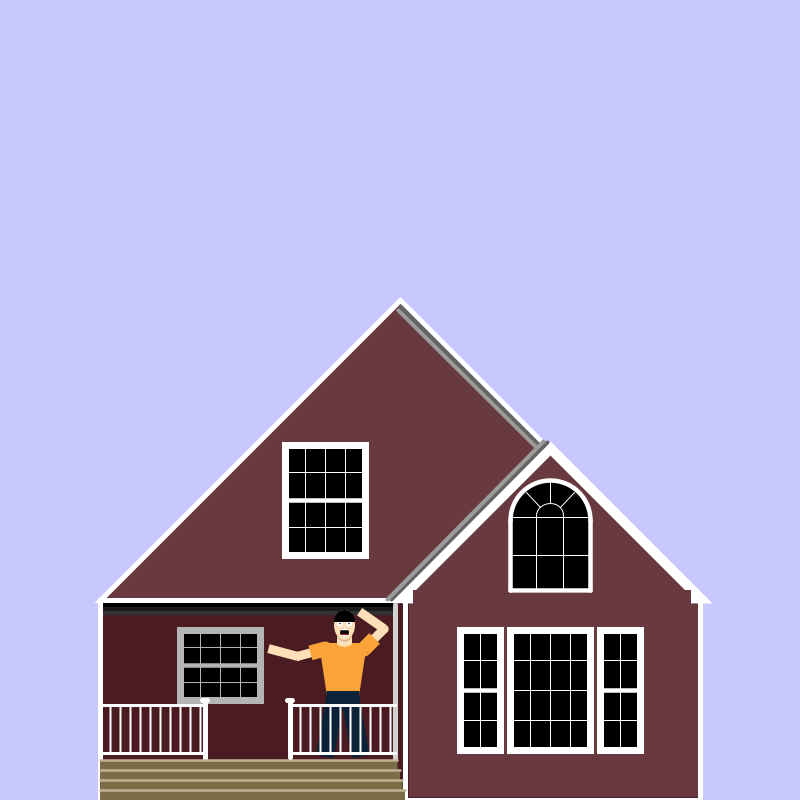
Frame 1 (no input)
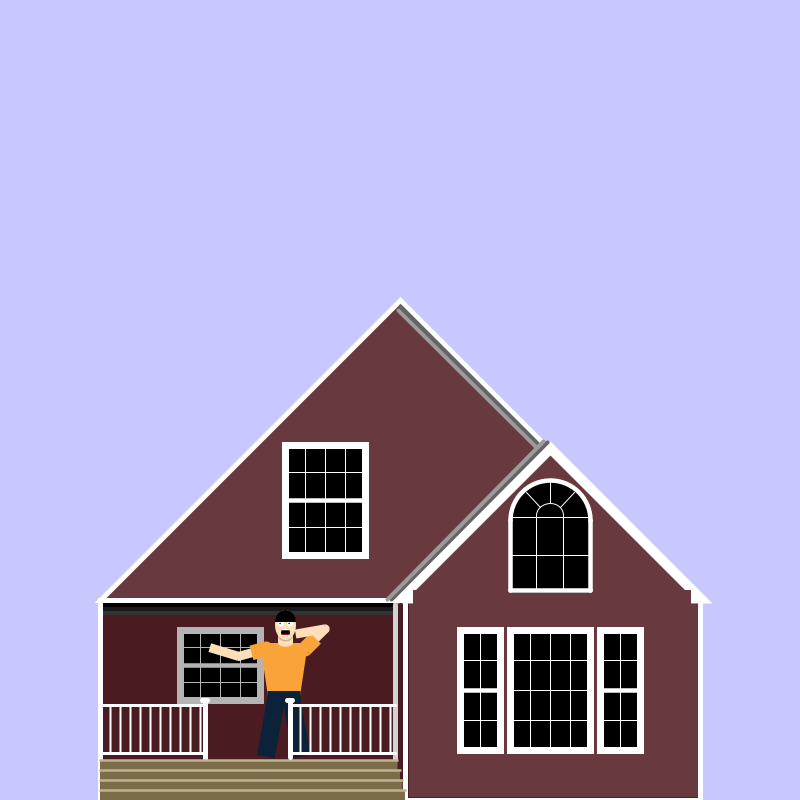
Frame 60 (the mouse pressed at the canvas centre just before this capture)
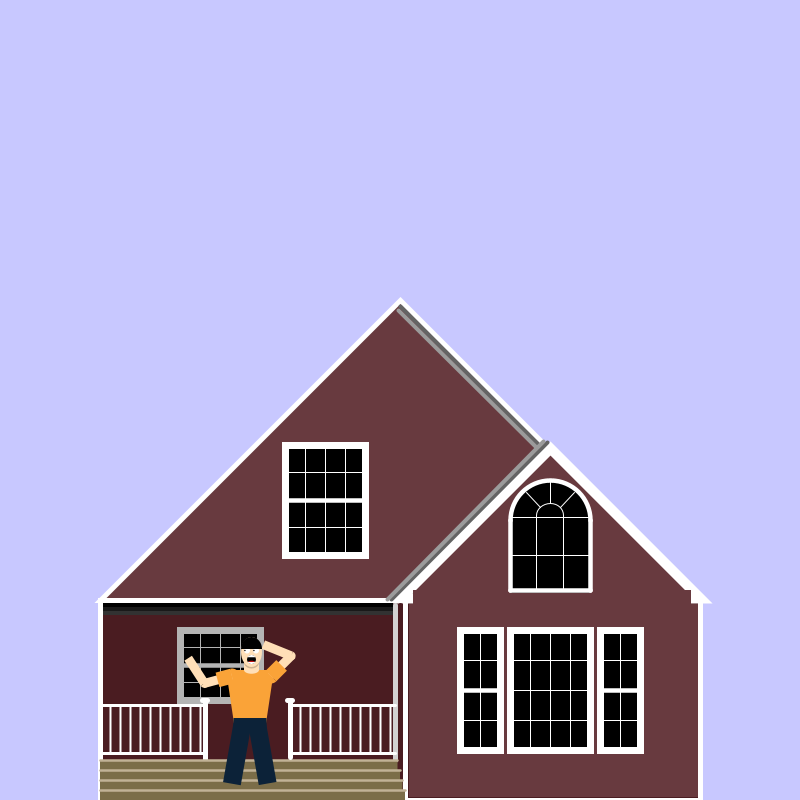
Frame 120 (the mouse held since frame 60 and released just before this capture)

The Processing sketch that drew these frames (run headless with seeded random() and noise(); from frame 60 on, the mouse is pressed at the canvas centre):

// Processing sketch: Scene2
// ── Scene2.pde
//Scene2: run away from home

float LlegR;
float RlegR;
float LarmR;
float RarmR;
float LfarmR;
float RfarmR;
float tx;
float opac;

//movement variable
float personXEnd = 343;
float personYEnd = 673;

boolean scene1Done, scene2Start;
boolean waveF;
boolean scratch;
boolean pupilLeft;

void setup() {
  background(200, 200, 255);
  size(800, 800);
  LlegR = radians(10);
  RlegR = radians(-10);
  LarmR = radians(75);
  RarmR = radians(-135);
  LfarmR = radians(30);
  RfarmR = radians(-100);
  tx = 0;

  waveF = false;
  pupilLeft = false;
  scene1Done = false;
  scene2Start = false;
  opac = 0;
  
}

void drawPerson(float personX, float personY) {
  noStroke();

  pushMatrix();
  translate(personX, personY);
  scale(0.3);
  //Left leg
  pushMatrix();
  translate(-60, 72.5);
  translate(-22.5, 30);
  rotate(LlegR);
  translate(22.5, -30);
  fill(12, 34, 56);
  rect(0, 0, 60, 200);
  popMatrix();

  //Right leg
  pushMatrix();
  translate(0, 90);
  translate(-22, 30);
  rotate(RlegR);
  translate(22, -30);
  fill(12, 34, 56);
  rect(0, 0, 60, 200);
  popMatrix();


  //torso
  fill(#FAA338);
  quad(-80, -100, 80, -100, 50, 100, -50, 100);

  //waist -- top of jeans
  fill(12, 34, 56);
  rect(-55, 60, 110, 40);

  //Left Whole Arm
  fill(#FAA338);
  pushMatrix();
  translate(-75, -80);
  translate(15, 0);
  rotate(LarmR);
  translate(-15, 0);
  fill(255, 223, 183);

  rect(0, 0, 30, 100);
  fill(#FAA338);
  rect(-10, 0, 50, 50);
  arc(15, 0, 50, 50, -1*PI, 0);

  //Left Forearm
  pushMatrix();
  translate(0, 95);
  translate(15, 0);
  rotate(LfarmR);
  translate(-15, 0);
  fill(255, 223, 183);
  arc(15, 0, 30, 30, -1*PI, 0);
  rect(0, 0, 30, 100);
  popMatrix();

  popMatrix();


  //Right Whole Arm
  pushMatrix();
  translate(55, -80);
  translate(15, 0);
  rotate(RarmR);
  translate(-15, 0);
  fill(255, 223, 183);

  rect(0, 0, 30, 100);
  fill(#FAA338);
  rect(-10, 0, 50, 50);
  arc(15, 0, 50, 50, -1*PI, 0);

  //Right Forearm
  pushMatrix();
  translate(0, 95);
  translate(15, 0);
  rotate(RfarmR);
  translate(-15, 0);
  fill(255, 223, 183);
  arc(15, 0, 30, 30, -1*PI, 0);
  rect(0, 0, 30, 100);
  popMatrix();

  popMatrix();


  //neck
  pushMatrix();
  translate(-20, -140);
  rect(0, 0, 50, 40);
  arc(25, 40, 50, 25, 0, PI);
  fill(0, 50);
  arc(25, 15, 50, 40, 0, PI);

  //head
  fill(255, 223, 183);

  pushMatrix();
  //stroke(0);
  //strokeWeight(.5);
  translate(25, -20);
  ellipse(0, 0, 70, 100);
  //noStroke();

  //mouth
  pushMatrix();
  translate(0, 25);
  fill(0);
  ellipse(0, 0, 30, 30);
  fill(255);
  arc(0, -7.5, 25, 15, -1*PI, 0);
  arc(0, 7.5, 25, 15, 0, PI);
  fill(211, 9, 9);
  arc(0, 8, 20, 8, -1*PI, 0);
  popMatrix();

  //eyes
  pushMatrix();
  fill(255);
  ellipse(-15, -5, 20, 20);
  ellipse(15, -5, 20, 20);

  //pupils (they move side to side)
  pushMatrix();
  fill(0);
  translate(tx, 0);
  ellipse(-15, -5, 5, 5);
  ellipse(15, -5, 5, 5);
  popMatrix();

  popMatrix();

  //hair
  pushMatrix();
  fill(0);
  arc(0, -10, 70, 80, -1*PI, 0);
  popMatrix();

  popMatrix();

  popMatrix();


  popMatrix();
}

void homeBuilding(float homePositionX, float homePositionY) {
  pushMatrix();
  //moving the whole building
  translate(homePositionX, homePositionY);

  //start sketching
  fill(74, 28, 33);
  stroke(255);
  strokeWeight(5);
  rect(0, -200, 600, 200);
  fill(104, 58, 63);
  triangle(0, -200, 600, -200, 300, -500);
  strokeWeight(10);
  triangle(300, -202, 600, -202, 450, -352);
  noStroke();
  rect(313, -210, 278, 207);
  rect(590, -196, 8, 193);
  rect(309, -196, 8, 193);
  //window
  strokeWeight(7);
  stroke(180, 180, 180);
  fill(0);
  rect(80, -170, 80, 70);
  strokeWeight(4.5);
  line(80, -135, 160, -135);
  strokeWeight(1);
  line(80, -152.5, 160, -152.5);
  line(80, -117.5, 160, -117.5);
  line(120, -170, 120, -100);
  line(100, -170, 100, -100);
  line(140, -170, 140, -100);
  //
  strokeWeight(5);
  stroke(255);
  line(305, -202, 305, 0);
  stroke(74, 28, 33);
  line(300, -195, 300, 0);
  stroke(210, 210, 210);
  fill(210, 210, 210);
  line(295, -195, 295, -40);
  //right fence
  /*strokeWeight(5);
  stroke(255);
  line(190, -100, 190, -43);
  line(187.5, -100, 192.5, -100);
  strokeWeight(3);
  line(190, -95, 295, -95);
  line(190, -47, 295, -47);
  strokeWeight(2);
  for (int i = 0; i < 10; i++) {
    line(200 + i*10, -95, 200 + i*10, -47);
  }*/
  //left fence
  strokeWeight(5);
  stroke(255);
  line(105, -100, 105, -40);
  line(102.5, -100, 107.5, -100);
  line(0, -195, 0, 0);
  strokeWeight(3);
  line(0, -95, 105, -95);
  line(0, -47, 105, -47);
  strokeWeight(2);
  for (int i = 0; i < 10; i++) {
    line(10 + i*10, -95, 10 + i*10, -47);
  }
  //
  fill(210, 210, 210);
  stroke(100, 100, 100);
  strokeWeight(4);
  line(291, -201, 447, -358);//roof shadow
  line(300, -494, 440, -353.5);
  stroke(155, 155, 155);
  line(298, -490, 435, -353.5);
  line(287, -201, 443, -359);
  noStroke();
  fill(0);//below shadow
  rect(3, -197, 290, 4);
  fill(25, 25, 25);
  rect(3, -193, 290, 4);
  fill(50, 50, 50);
  rect(3, -189, 290, 4);
  noStroke();
  fill(123, 109, 72);
  rect(0, -10, 305, 10);
  rect(0, -20, 302.5, 10);
  rect(0, -30, 300, 10);
  rect(0, -40, 297.5, 10);
  stroke(193, 178, 150);
  strokeWeight(2.5);
  line(0, -10, 305, -10);
  line(0, -20, 302.5, -20);
  line(0, -30, 300, -30);
  line(0, -40, 297.5, -40);
  //window
  stroke(255);
  fill(0);
  strokeWeight(7);
  rect(185, -355, 80, 110);
  strokeWeight(4.5);
  line(185, -300, 265, -300);
  strokeWeight(1);
  line(185, -327.5, 265, -327.5);
  line(185, -272.5, 265, -272.5);
  line(225, -355, 225, -245);
  line(205, -355, 205, -245);
  line(245, -355, 245, -245);
  pushMatrix();
  translate(0, 10);
  //window
  strokeWeight(7);
  rect(410, -180, 80, 120);
  strokeWeight(1);
  line(410, -120, 490, -120);
  line(410, -150, 490, -150);
  line(410, -90, 490, -90);
  line(450, -180, 450, -60);
  line(430, -180, 430, -60);
  line(470, -180, 470, -60);
  //window
  strokeWeight(7);
  rect(360, -180, 40, 120);
  strokeWeight(4.5);
  line(360, -120, 400, -120);
  strokeWeight(1);
  line(360, -150, 400, -150);
  line(360, -90, 400, -90);
  line(380, -180, 380, -60);
  //window
  strokeWeight(7);
  rect(500, -180, 40, 120);
  strokeWeight(4.5);
  line(500, -120, 540, -120);
  strokeWeight(1);
  line(500, -150, 540, -150);
  line(500, -90, 540, -90);
  line(520, -180, 520, -60);
  popMatrix();
  //
  noStroke();
  rect(410, -280, 80, 73);
  strokeWeight(4.5);
  stroke(255);
  arc(450, -280, 80, 80, PI, 2*PI);
  line(410, -280, 410, -210);
  line(490, -280, 490, -210);
  line(410, -210, 490, -210);
  strokeWeight(1);
  arc(450, -285, 27, 24, PI, 2*PI);
  line(436.5, -285, 436.5, -210);
  line(463.5, -285, 463.5, -210);
  line(410, -282.5, 490, -282.5);
  line(410, -245, 490, -245);
  line(450, -320, 450, -297);
  line(426, -308, 440, -293);
  line(474, -308, 460, -293);
  popMatrix();
}

void mouseMoved() {
  println(mouseX + " " + mouseY);
}

void draw() {
  background(200, 200, 255);
  homeBuilding(100, 800);

  if (personXEnd > 250 && personYEnd != 715) {
    drawPerson(personXEnd, personYEnd);
    rightFence();
  } else {
    rightFence();
    drawPerson(personXEnd, personYEnd);
  }

  //arm animation
  if (LfarmR > radians(90)) {
    waveF = true;
  }
  if (LfarmR < radians(10)) {
    waveF = false;
  }

  if (waveF == true) {
    LfarmR -= radians(2);
  } else {
    LfarmR += radians(2);
  }

  if (RfarmR > radians(-100)) {
    scratch = true;
  }
  if (RfarmR < radians(-150)) {
    scratch = false;
  }

  if (scratch == true) {
    RfarmR -= radians(1);
  } else {
    RfarmR += radians(1);
  }

  //eye animation
  if (tx < -6) {
    pupilLeft = true;
  }
  if (tx > 6) {
    pupilLeft = false;
  }
  if (pupilLeft) {
    tx += 1;
  } else {
    tx -= 1;
  }

  //whole person animation
  if (personXEnd > 250 && personYEnd != 715) {
    personXEnd--;
  }

  if (personXEnd == 250 && personYEnd < 715) {
    personYEnd++;
  }

  if (personYEnd == 715) {
    personXEnd++;
  }
}

void rightFence() {
  //right fence
  pushMatrix();
  translate(100, 800);//same as the homeBuilding
  strokeWeight(5);
  stroke(255);
  line(190, -100, 190, -43);
  line(187.5, -100, 192.5, -100);
  strokeWeight(3);
  line(190, -95, 295, -95);
  line(190, -47, 295, -47);
  strokeWeight(2);
  for (int i = 0; i < 10; i++) {
    line(200 + i*10, -95, 200 + i*10, -47);
  }
  popMatrix();
}
